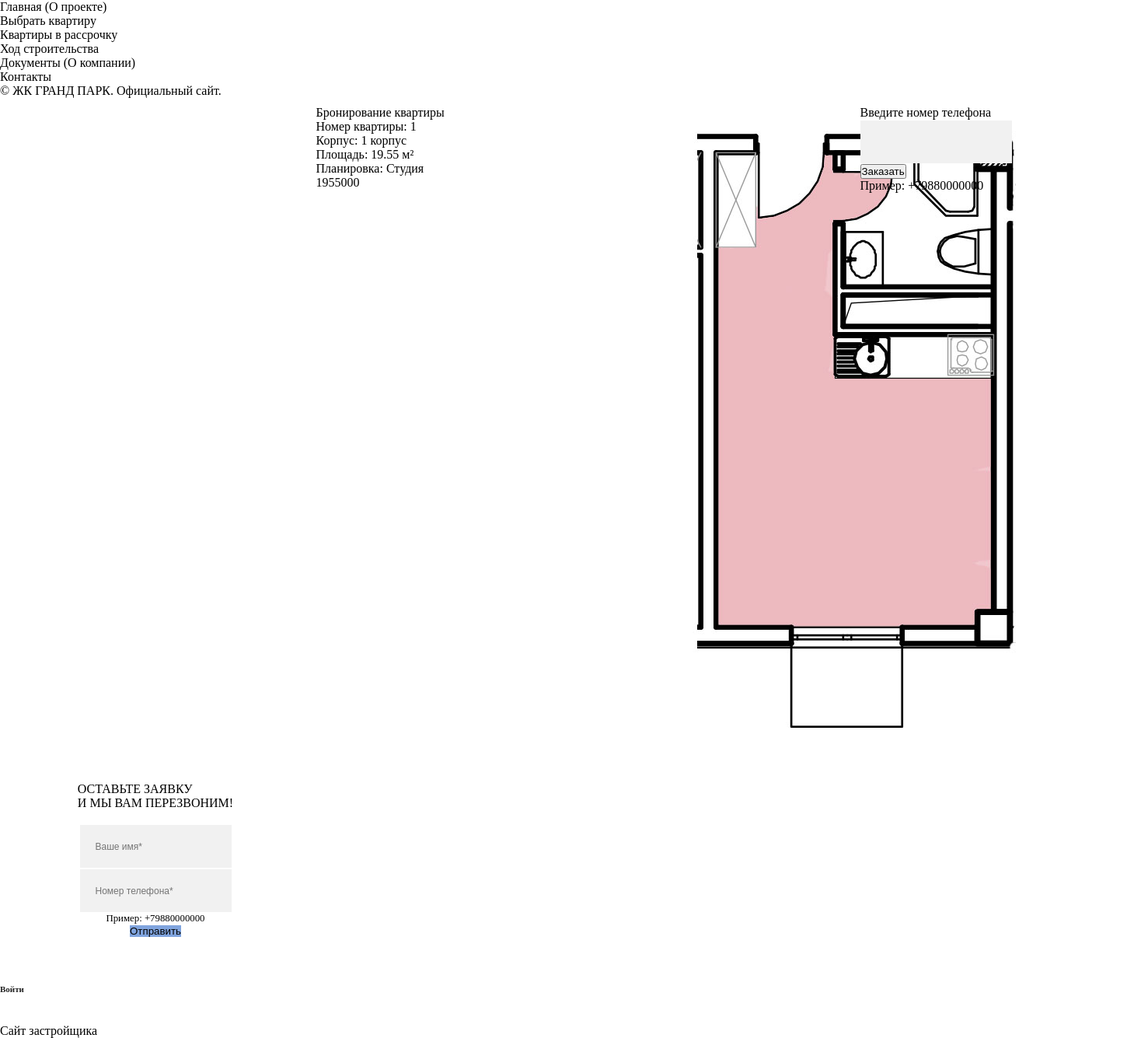
Screenshot of /flats/FlatZayav/4/ with the database file from the repository.
### flats/models.py (models this page shows, shortened)
class flat(models.Model):
    korpus_choises = (('',''),('1 корпус','1 корпус'),('2 корпус','2 корпус'))
    korpus = models.CharField(max_length=20, verbose_name='Корпус:', choices=korpus_choises, default='')
    etag_choises = (('Выберите этаж','Выберите этаж'),('1 Этаж','1 Этаж'),('2 Этаж','2 Этаж'),('3 Этаж','3 Этаж'),
                    ('4 Этаж','4 Этаж'),('5 Этаж', '5 Этаж'), ('6 Этаж', '6 Этаж'), ('7 Этаж', '7 Этаж'),
                    ('8 Этаж', '8 Этаж'), ('9 Этаж', '9 Этаж'), ('10 Этаж', '10 Этаж'), ('11 Этаж', '11 Этаж'),
                    ('12 Этаж', '12 Этаж'))
    etag = models.CharField(max_length=15,verbose_name='Этаж:', choices=etag_choises, default='', blank=False)
    kv_numb = models.CharField(max_length=5, verbose_name='№ квартиры:', default='')
    cena_za_metr = models.FloatField(verbose_name='Цена за метр:', default=80000,validators=[MinValueValidator(10000)])
    vid_choises = (('на горы','на горы'),('на горы и море','на горы и море'),('на море и город','на море и город'),
                   ('на парк','на парк'),('во двор','во двор'))
    vid = models.CharField(max_length=40, verbose_name='Вид:', choices=vid_choises, default='')
    status_choises = (('Свободна','Свободна'),('Бронь','Бронь'),('Продана','Продана'))
    status = models.CharField(max_length=25, verbose_name='Статус:',choices=status_choises, default='Свободна')
    planirovka = models.ForeignKey(Planirovki, verbose_name='Планировка квартиры:', on_delete=models.CASCADE, default='')
    sdelka_date = models.DateField(verbose_name='Дата сделки:',blank=True, null=True)
    agenstvo = models.ManyToManyField(agenstv_spr)
    kanal_pr_choises = (('Разное','Разное'),('Авито','Авито'),('Домклик','Домклик'),('Яндекс','Яндекс'),('Циан','Циан'),
                        ('Тел.Звонок','Тел.Звонок'),('Агенство','Агенство'),('Заявка с сайта','Заявка с сайта'))
    kanal_pr = models.CharField(max_length=35, verbose_name='Источник заявки:', choices=kanal_pr_choises, default=' ')
    bron_date_start = models.DateField(verbose_name='Дата открытия брони:',blank=True,null=True)
    bron_date_end = models.DateField(verbose_name='Дата закрытия брони:', blank=True, null=True)
    bron_vneseno = models.IntegerField(verbose_name='Внесенно брони:',default=0,)
    fio_pokupatel = models.CharField(verbose_name='ФИО покупателя:', default=' ', max_length=75)
    tel_pokupatel = PhoneNumberField(verbose_name='Телефон покупателя:', default='+70000000000', help_text='+79881450000',
                                     blank=False)
    prim = models.TextField(verbose_name='Примечание;',default='',blank=False, null=False)
    class Meta:
        verbose_name = 'Квартира'
        verbose_name_plural = 'Квартиры'

class Planirovki(models.Model):
    pl_name = models.CharField(max_length=140, default='',verbose_name='Название планировки:')
    komn_choises=(('Выберите','Выберите'),('Студия','Студия'),('Однокомнатная','Однокомнатная'),('Двухкомнатная','Двухкомнатная'),
                  ('Трехкомнатная','Трехкомнатная'))
    komnat=models.CharField('Кол-во комнат', max_length=25, choices=komn_choises, default='')
    ploshad = models.FloatField(verbose_name='Площадь квартиры:', default=0, validators=[MinValueValidator(7)])
    pict = models.ImageField(verbose_name='Планировка квартиры:', upload_to='image', default='')
    class Meta:
        verbose_name = 'Планировка'
        verbose_name_plural = 'Планировки'

### flats/views.py (the view, shortened to what this page needs)
# urls.py: path(r'FlatZayav/<int:idd>/', views.FlatZayavkaPostView, name='flatsZayavBron'),
def FlatZayavkaPostView(request, idd):
    flats = get_object_or_404(flat, pk=idd)
    zayav = FlatZayvkaForm()
    return render(request,'flats/flatZayav.html',{'tform':zayav, 'tflat':flats})

### zayavka/forms.py
class zayavkaFromSaitForm(forms.ModelForm):
    class Meta:
        model = zayavka
        fields = ('name_kl','tel',)
        widgets = {'name_kl': forms.TextInput(attrs={'placeholder': 'Ваше имя*'}),
                   'tel': forms.TextInput(attrs={'placeholder': 'Номер телефона*'})}

### flats/forms.py
class FlatZayvkaForm(forms.ModelForm):
    class Meta:
        model = zayavka
        fields =['tel',]

### flats/context_processors.py (called while the page is built)
def main(request):
    if request.POST:
        form = zayavkaFromSaitForm(request.POST)
        if form.is_valid():
            post = form.save(commit=False)
            post.date_sozd = datetime.now()
            post.kanal_pr = 'Заявка с сайта'
            post.status = 'Новая заявка'
            ss = 'От ' + post.name_kl +' тел.'+str(post.tel)
            send_mail('Поступила новая заявка на сайт', ss , 'zhem-otchet@mail.ru',
                      ['sawf@rambler.ru'], fail_silently=False, html_message=ss)
            post.save()
    else:
        form = zayavkaFromSaitForm()
    return {'tn3': zayavka.objects.filter(status='Новая заявка').count(), 'allform':form}

### templates/flats/flatZayav.html (shortened to what this page needs)
{% extends 'main/main.html' %}
{% block content %}
<link rel="stylesheet" href="https://cdnjs.cloudflare.com/ajax/libs/uikit/3.0.0-rc.25/css/uikit.min.css" />
            <div id="wrapper">
                <div class="content-holder">
                    <div class="content">
                        <section style="padding: 10px 0;">
                            <div class="container">
                                <div class="contact-details-wrap fl-wrap" id="sec1">
                                    <div class="row">
{% load staticfiles %}
<div class="col-md-3">
<div class="uk-card uk-card-primary uk-card-body">
<h3 class="uk-card-title">Бронирование квартиры</h3>
<p>Номер квартиры: {{  tflat.kv_numb }}<br>
Корпус: {{ tflat.korpus }} <br>
Площадь: {{ tflat.planirovka.ploshad }} м²<br>
Планировка: {% if tflat.planirovka.komnat == 'Студия'  %}{{ tflat.planirovka.komnat }} {% else %}{{ tflat.planirovka.komnat }} квартира{% endif %}</p>
<h4 class="uk-card-title">{% widthratio tflat.planirovka.ploshad 1  tflat.cena_za_metr %} <span style="font-size: 0.88em;"><i class="fa fa-rub"></i></span></h4>
</div>
</div>
<div class="col-md-4">
<div class="uk-card uk-card-default uk-card-body">
<div uk-lightbox>
<a data-caption="Планировка квартиры" href="{{ MEDIA_URL }}{{ tflat.planirovka.pict }}"><img src="{{ MEDIA_URL }}{{ tflat.planirovka.pict }}"></a>
</div>
</div>
</div>
<div class="col-md-5">
<div class="uk-card uk-card-hover uk-card-body">
    <h5>Введите номер телефона</h5>
         <form method="POST" class="post-form">{% csrf_token %}
         <div class="uk-margin" uk-margin>
           <div uk-form-custom="target: true"> {{  tform.tel }}</div>
        <button class="uk-button uk-button-danger uk-button-large" type="submit">Заказать</button></div>
    </form>
    <h6>Пример: +79880000000</h6>
</div>
</div>
</div>
 </div></div>
                    </section>
                    </div>
{% endblock %}

### static/home/hamster197/zhem1/demo_arut/home/hamster197/zhem1/demo_arut/static/crm/css/style.css (style rules this page uses)
#wrapper { width: 655px; margin: 0 auto; }
a { text-decoration: none; }

### templates/main/main.html (style rules this page uses)
input { background-color: #f1f1f1; font-size: 12px; height: 55px; padding: 0 20px; border: none; margin: 1px 0; }
@media (min-width: 1000px) { html { overflow: hidden; } }

### templates/flats/flatZayav.html (style rules this page uses)
.uk-link, a { color: inherit; }
.uk-card-title { text-align: left; }
.content-holder { top: 0; }
.content { box-shadow: none; }
body { background: #fff; }

### rows the page displays
flat: kv_numb "1", korpus "1 корпус", planirovka.ploshad "19.55", planirovka.komnat "Студия", planirovka+cena_za_metr "1955000", planirovka.pict (picture)
